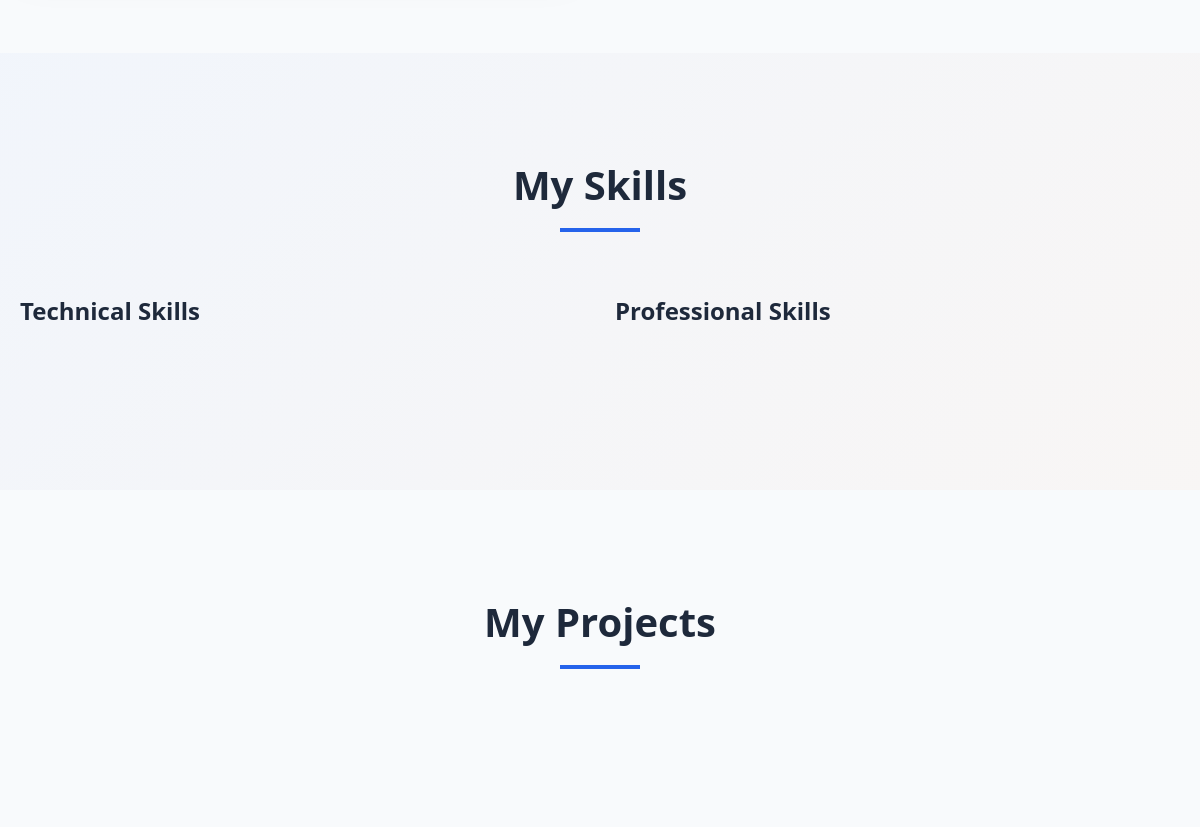
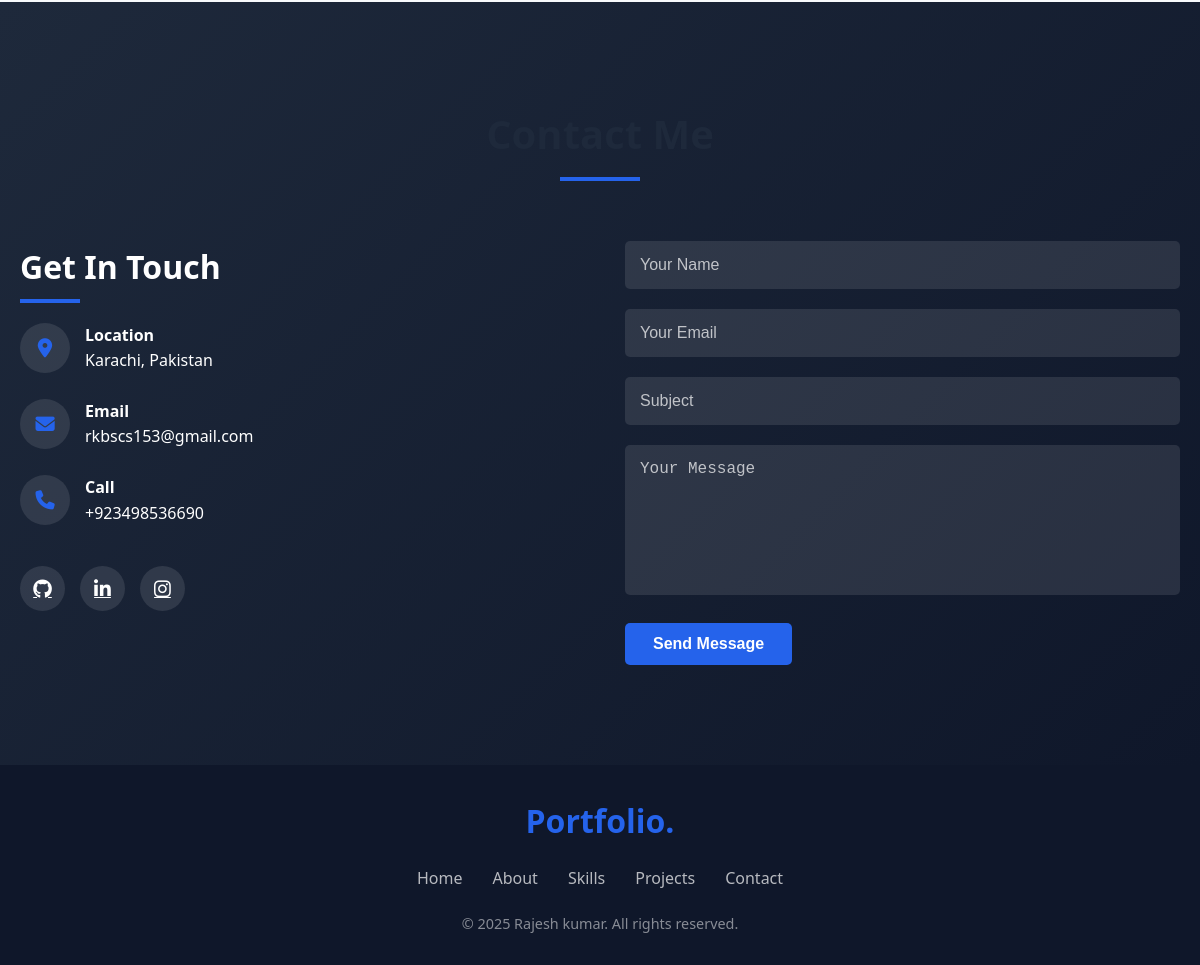
Before: / (lower part) with the older database file (2 pictures, top to bottom).
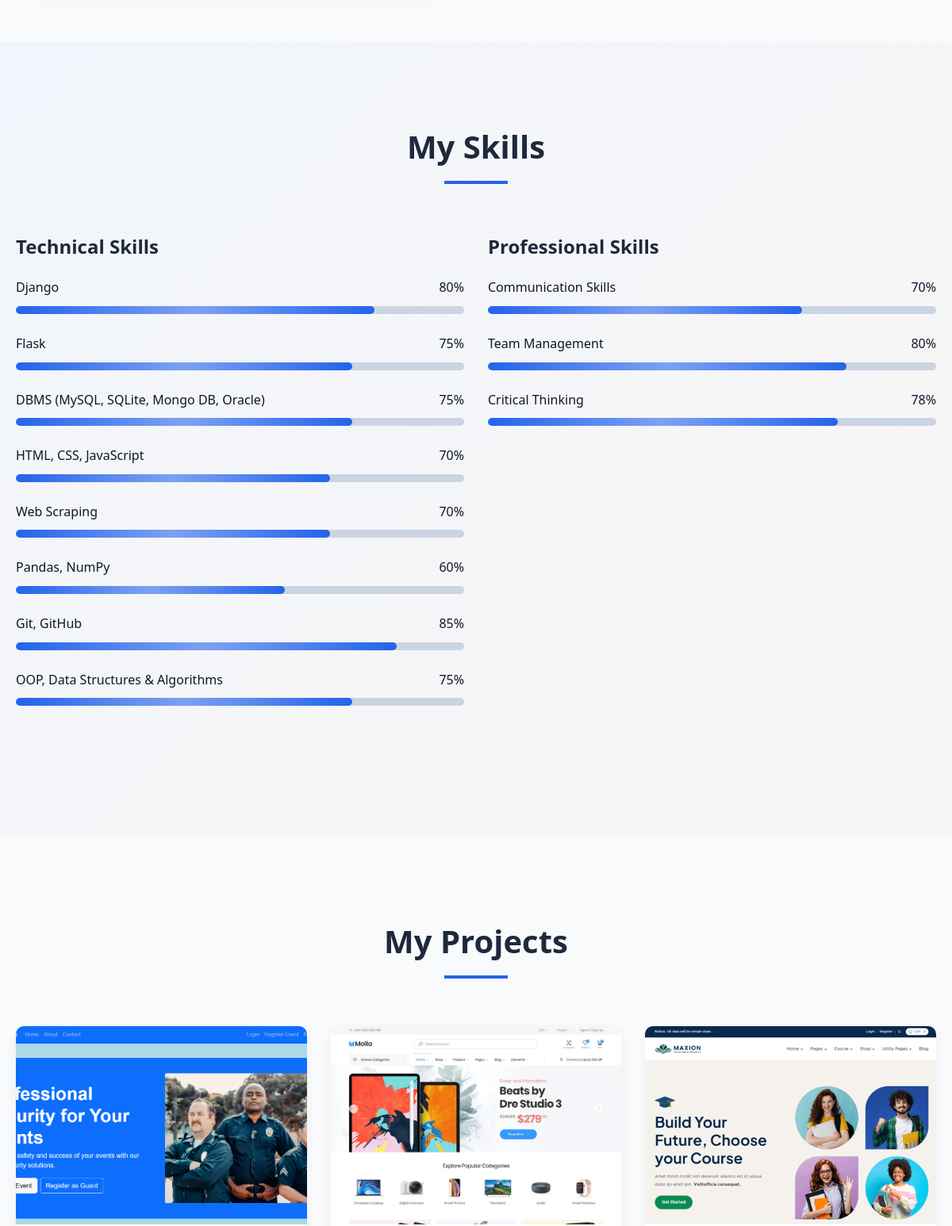
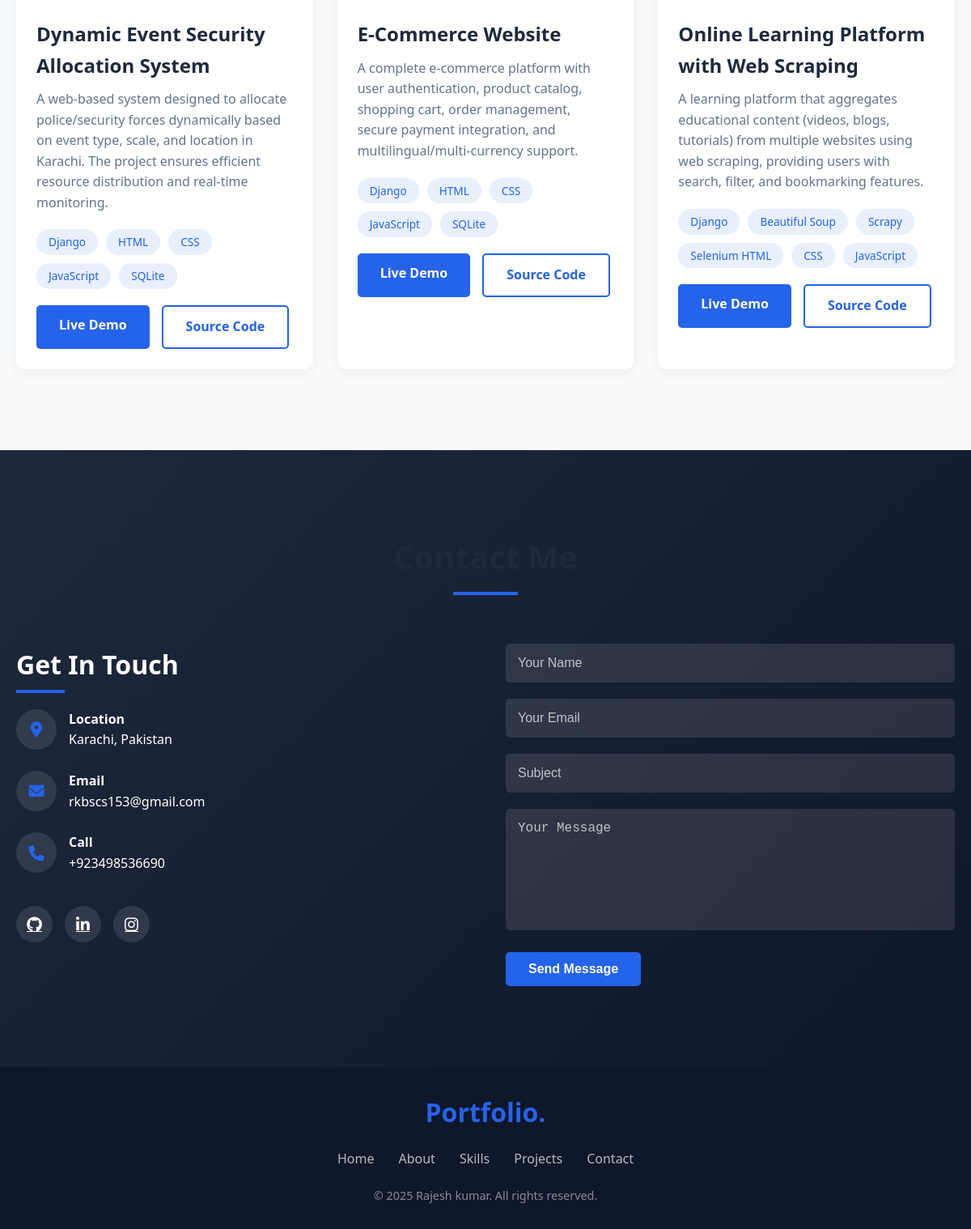
After: the same page with the newer database file (2 pictures, top to bottom).
### portfolio_app/models.py (models this page shows, shortened)
class Skill(models.Model):
    CATEGORY_CHOICES = [
        ('technical', 'Technical Skills'),
        ('professional', 'Professional Skills'),
    ]
    name = models.CharField(max_length=100)
    percentage = models.IntegerField()
    category = models.CharField(max_length=20, choices=CATEGORY_CHOICES)

class Project(models.Model):
    title = models.CharField(max_length=200)
    description = models.TextField()
    tags = models.CharField(max_length=200)
    image_url = models.CharField(max_length=200)
    demo_link = models.URLField(blank=True)
    source_link = models.URLField(blank=True)
    def get_tags_list(self):
        if self.tags:
            return [tag.strip() for tag in self.tags.split(',')]
        return []

### portfolio_app/views.py (the view)
# urls.py: path('', views.home, name='home'),
def home(request):
    projects = Project.objects.all()
    technical_skills = Skill.objects.filter(category='technical')
    professional_skills = Skill.objects.filter(category='professional')
    if request.method == 'POST':
        form = ContactForm(request.POST)
        if form.is_valid():
            form.save()
            send_mail(
                subject=f"Portfolio Contact: {form.cleaned_data['subject']}",
                message=f"From: {form.cleaned_data['name']} <{form.cleaned_data['email']}>\n\n{form.cleaned_data['message']}",
                from_email=settings.DEFAULT_FROM_EMAIL,
                recipient_list=[settings.ADMIN_EMAIL],
            )
            return render(request, 'portfolio_app/index.html', {
                'success': True,
                'projects': projects,
                'technical_skills': technical_skills,
                'professional_skills': professional_skills,
                'form': ContactForm()  # Reset form
            })
    else:
        form = ContactForm()
    return render(request, 'portfolio_app/index.html', {
        'projects': projects,
        'technical_skills': technical_skills,
        'professional_skills': professional_skills,
        'form': form
    })

### portfolio_app/forms.py
class ContactForm(forms.ModelForm):
    class Meta:
        model = ContactMessage
        fields = ['name', 'email', 'subject', 'message']
        widgets = {
            'name': forms.TextInput(attrs={'placeholder': 'Your Name'}),
            'email': forms.EmailInput(attrs={'placeholder': 'Your Email'}),
            'subject': forms.TextInput(attrs={'placeholder': 'Subject'}),
            'message': forms.Textarea(attrs={'placeholder': 'Your Message', 'rows': 5}),
        }

### portfolio_app/templates/portfolio_app/index.html (shortened to what this page needs)
<!DOCTYPE html>
{% load static %}
<html lang="en">
<head>
    <link rel="stylesheet" href="https://cdnjs.cloudflare.com/ajax/libs/font-awesome/6.4.0/css/all.min.css">
    <link rel="stylesheet" href="{% static 'portfolio_app/css/styles.css' %}">
</head>
<body>
    <section id="about">
    </section>
<section id="skills">
    <div class="container">
        <div class="section-title">
            <h2>My Skills</h2>
        </div>
        <div class="skills-container">
            <div class="skill-category">
                <h3>Technical Skills</h3>
                {% for skill in technical_skills %}
                <div class="skill-item">
                    <div class="skill-info">
                        <span>{{ skill.name }}</span>
                        <span>{{ skill.percentage }}%</span>
                    </div>
                    <div class="skill-bar">
                        <div class="skill-progress" style="width: {{ skill.percentage }}%;"></div>
                    </div>
                </div>
                {% endfor %}
            </div>
            <div class="skill-category">
                <h3>Professional Skills</h3>
                {% for skill in professional_skills %}
                <div class="skill-item">
                    <div class="skill-info">
                        <span>{{ skill.name }}</span>
                        <span>{{ skill.percentage }}%</span>
                    </div>
                    <div class="skill-bar">
                        <div class="skill-progress" style="width: {{ skill.percentage }}%;"></div>
                    </div>
                </div>
                {% endfor %}
            </div>
        </div>
    </div>
</section>
<section id="projects">
    <div class="container">
        <div class="section-title">
            <h2>My Projects</h2>
        </div>
        <div class="projects-grid">
            {% for project in projects %}
            <div class="project-card">
               <div class="project-img">
                   <img src="{% static project.image_url %}" alt="{{ project.title }}">
               </div>
                <div class="project-content">
                    <h3>{{ project.title }}</h3>
                    <p>{{ project.description }}</p>
                    <div class="project-tags">
                        {% for tag in project.get_tags_list %}
                        <span class="project-tag">{{ tag }}</span>
                         {% empty %}
                        <span class="project-tag">No tags</span>
                          {% endfor %}
                    </div>
                    <div class="project-links">
                        {% if project.demo_link %}
                            <a href="{{ project.demo_link }}" class="btn" target="_blank">Live Demo</a>
                        {% endif %}
                        {% if project.source_link %}
                            <a href="{{ project.source_link }}" class="btn btn-outline" target="_blank">Source Code</a>
                        {% endif %}
                    </div>
                </div>
            </div>
            {% endfor %}
        </div>
    </div>
</section>
<section id="contact">
    <div class="container">
        <div class="section-title">
            <h2>Contact Me</h2>
        </div>
        <div class="contact-container">
            <div class="contact-info">
                <h3>Get In Touch</h3>
                <div class="contact-details">
                    <div class="contact-item">
                        <div class="contact-icon">
                            <i class="fas fa-map-marker-alt"></i>
                        </div>
                        <div>
                            <h4>Location</h4>
                            <p>Karachi, Pakistan</p>
                        </div>
                    </div>
                    <div class="contact-item">
                        <div class="contact-icon">
                            <i class="fas fa-envelope"></i>
                        </div>
                        <div>
                            <h4>Email</h4>
                            <p>rkbscs153@gmail.com</p>
                        </div>
                    </div>
                    <div class="contact-item">
                        <div class="contact-icon">
                            <i class="fas fa-phone"></i>
                        </div>
                        <div>
                            <h4>Call</h4>
                            <p>+923498536690</p>
                        </div>
                    </div>
                </div>
                <div class="social-links">
                    <a href="https://github.com/Rajesh-Garsani/" class="social-link"><i class="fab fa-github"></i></a>
                    <a href="https://pk.linkedin.com/in/rajesh-kumar-172074362" class="social-link"><i class="fab fa-linkedin-in"></i></a>
                    <a href="https://www.instagram.com/rajesh_garsani/" class="social-link"><i class="fab fa-instagram"></i></a>
                </div>
            </div>
            <div class="contact-form">
                <form method="post" id="contactForm">
                    <div class="form-group">
                        {{ form.name }}
                    </div>
                    <div class="form-group">
                        {{ form.email }}
                    </div>
                    <div class="form-group">
                        {{ form.subject }}
                    </div>
                    <div class="form-group">
                        {{ form.message }}
                    </div>
                    <button type="submit" class="btn">Send Message</button>
                </form>
            </div>
        </div>
    </div>
</section>
    <footer>
        <div class="container">
            <div class="footer-content">
                <div class="footer-logo">Portfo<span>lio.</span></div>
                <ul class="footer-links">
                    <li><a href="#home">Home</a></li>
                    <li><a href="#about">About</a></li>
                    <li><a href="#skills">Skills</a></li>
                    <li><a href="#projects">Projects</a></li>
                    <li><a href="#contact">Contact</a></li>
                </ul>
                <p class="copyright">© 2025 Rajesh kumar. All rights reserved.</p>
            </div>
        </div>
    </footer>
</body>
</html>

Changed rows visible on the page:
added Skill: name "Django", percentage "80", shown under "Technical Skills"
added Skill: name "Flask", percentage "75", shown under "Technical Skills"
added Skill: name "DBMS (MySQL, SQLite, Mongo DB, Oracle)", percentage "75", shown under "Technical Skills"
added Skill: name "HTML, CSS, JavaScript", percentage "70", shown under "Technical Skills"
added Skill: name "Web Scraping", percentage "70", shown under "Technical Skills"
added Skill: name "Pandas, NumPy", percentage "60", shown under "Technical Skills"
added Skill: name "Git, GitHub", percentage "85", shown under "Technical Skills"
added Skill: name "OOP, Data Structures & Algorithms", percentage "75", shown under "Technical Skills"
added Skill: name "Communication Skills", percentage "70", shown under "Professional Skills"
added Skill: name "Team Management", percentage "80", shown under "Professional Skills"
added Skill: name "Critical Thinking", percentage "78", shown under "Professional Skills"
added Project: image_url (picture), title "Dynamic Event Security Allocation System", description "A web-based system designed to allocate police/security forces dynamically based on event type, scale, and location in Karachi. The project ensures efficient resource distribution and real-time monitoring.", get_tags_list "Django" "HTML" "CSS" "JavaScript" "SQLite"
added Project: image_url (picture), title "E-Commerce Website", description "A complete e-commerce platform with user authentication, product catalog, shopping cart, order management, secure payment integration, and multilingual/multi-currency support.", get_tags_list "Django" "HTML" "CSS" "JavaScript" "SQLite"
added Project: shows a picture, title "Online Learning Platform with Web Scraping", description "A learning platform that aggregates educational content (videos, blogs, tutorials) from multiple websites using web scraping, providing users with search, filter, and bookmarking features.", get_tags_list "Django" "Beautiful Soup" "Scrapy" "Selenium HTML" "CSS" "JavaScript"
